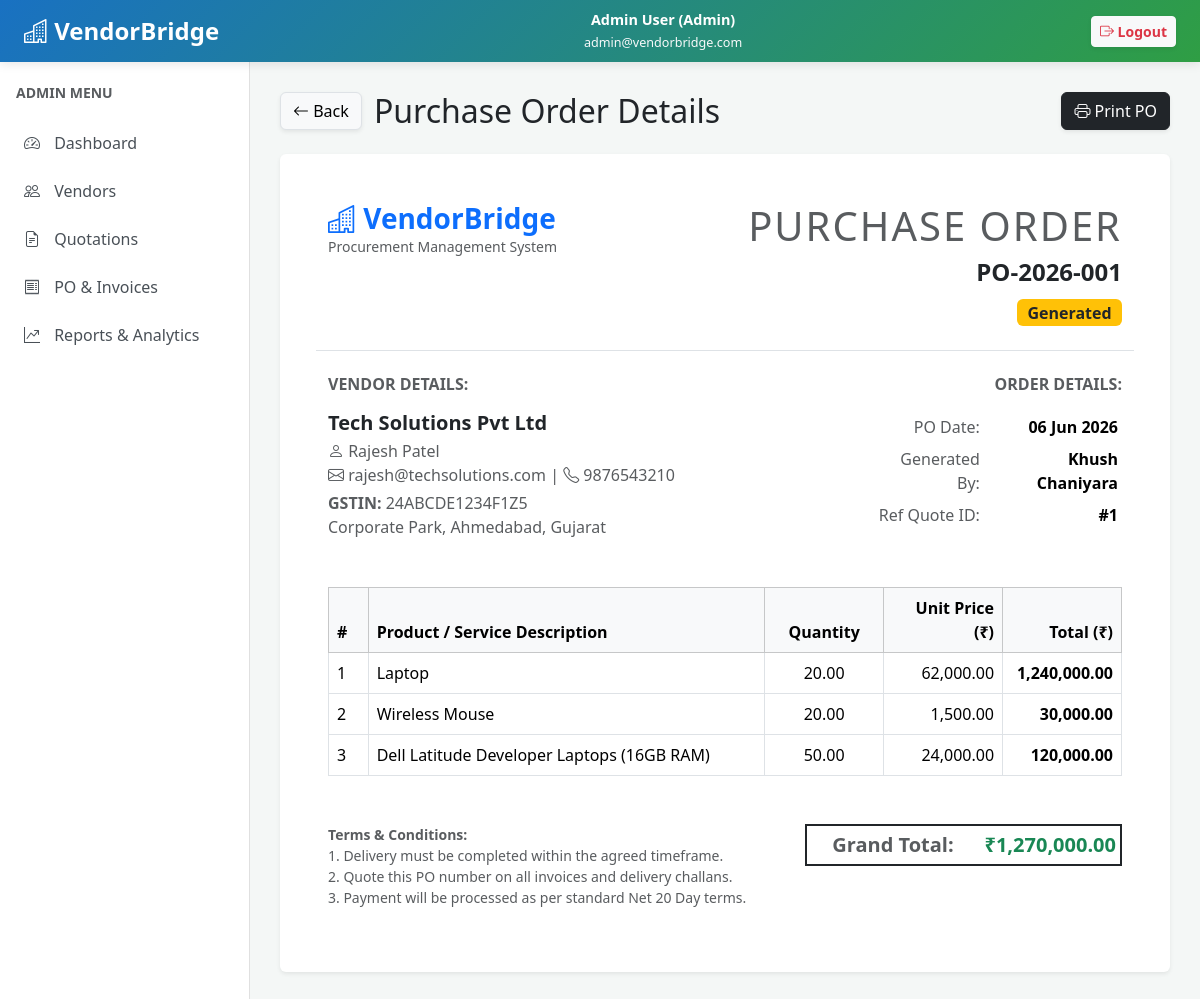
The page /admin/po_details.php?id=1 (signed in) on the database its author committed.
### tables this page shows
CREATE TABLE `purchase_orders` (
  `po_id` int(11) NOT NULL,
  `quotation_id` int(11) NOT NULL,
  `vendor_id` int(11) NOT NULL,
  `generated_by` int(11) NOT NULL,
  `po_number` varchar(50) NOT NULL,
  `po_date` date NOT NULL,
  `total_amount` decimal(15,2) NOT NULL,
  `status` varchar(20) DEFAULT 'Sent',
  `created_at` timestamp NOT NULL DEFAULT current_timestamp()
);

CREATE TABLE `vendors` (
  `vendor_id` int(11) NOT NULL,
  `category_id` int(11) NOT NULL,
  `company_name` varchar(200) NOT NULL,
  `gst_number` varchar(20) DEFAULT NULL,
  `contact_person` varchar(150) NOT NULL,
  `email` varchar(150) NOT NULL,
  `phone` varchar(20) NOT NULL,
  `address` text DEFAULT NULL,
  `city` varchar(100) DEFAULT NULL,
  `state` varchar(100) DEFAULT NULL,
  `country` varchar(100) DEFAULT 'India',
  `vendor_status` enum('Pending','Active','Inactive','Blacklisted') DEFAULT 'Pending',
  `registration_date` date DEFAULT NULL,
  `created_at` timestamp NOT NULL DEFAULT current_timestamp()
);

CREATE TABLE `users` (
  `user_id` int(11) NOT NULL,
  `role_id` int(11) NOT NULL,
  `first_name` varchar(100) NOT NULL,
  `last_name` varchar(100) NOT NULL,
  `email` varchar(150) NOT NULL,
  `password_hash` varchar(255) NOT NULL,
  `phone` varchar(20) DEFAULT NULL,
  `status` enum('Active','Inactive','Blocked') DEFAULT 'Active',
  `last_login` datetime DEFAULT NULL,
  `created_at` timestamp NOT NULL DEFAULT current_timestamp(),
  `updated_at` timestamp NOT NULL DEFAULT current_timestamp() ON UPDATE current_timestamp()
);

CREATE TABLE `purchase_order_items` (
  `po_item_id` int(11) NOT NULL,
  `po_id` int(11) NOT NULL,
  `product_name` varchar(255) NOT NULL,
  `quantity` decimal(12,2) NOT NULL,
  `unit_price` decimal(15,2) NOT NULL,
  `total_price` decimal(15,2) NOT NULL
);

### admin/po_details.php (the view, shortened to what this page needs)
<?php
include 'header.php';
$po_id = isset($_GET['id']) ? intval($_GET['id']) : 0;
$poQuery = "
    SELECT p.*, v.company_name, v.address, v.city, v.state, v.gst_number, v.contact_person, v.email, v.phone,
           u.first_name, u.last_name
    FROM purchase_orders p
    JOIN vendors v ON p.vendor_id = v.vendor_id
    JOIN users u ON p.generated_by = u.user_id
    WHERE p.po_id = $po_id
";
$poResult = mysqli_query($conn, $poQuery);
$po = mysqli_fetch_assoc($poResult);
$itemsQuery = "SELECT * FROM purchase_order_items WHERE po_id = $po_id";
$itemsResult = mysqli_query($conn, $itemsQuery);
$badgeClass = 'bg-secondary';
if (in_array($po['status'], ['Generated', 'Sent'])) $badgeClass = 'bg-warning text-dark';
?>
<div class="d-flex justify-content-between align-items-center mb-4">
    <div>
        <a href="dashboard.php" class="btn btn-light border shadow-sm me-2"><i class="bi bi-arrow-left"></i> Back</a>
        <h2 class="d-inline-block align-middle mb-0">Purchase Order Details</h2>
    </div>
    <div>
        <button onclick="window.print()" class="btn btn-dark shadow-sm"><i class="bi bi-printer"></i> Print PO</button>
    </div>
</div>
<div class="card shadow-sm border-0" id="print-area">
    <div class="card-body p-5">
        <div class="row border-bottom pb-4 mb-4">
            <div class="col-sm-6">
                <h3 class="fw-bold text-primary mb-0"><i class="bi bi-buildings"></i> VendorBridge</h3>
                <p class="text-muted small">Procurement Management System</p>
            </div>
            <div class="col-sm-6 text-end">
                <h1 class="text-uppercase text-muted" style="letter-spacing: 2px;">Purchase Order</h1>
                <h4 class="fw-bold text-dark"><?php echo htmlspecialchars($po['po_number']); ?></h4>
                <span class="badge <?php echo $badgeClass; ?> fs-6 mt-1"><?php echo htmlspecialchars($po['status']); ?></span>
            </div>
        </div>
        <div class="row mb-5">
            <div class="col-sm-6">
                <h6 class="text-muted text-uppercase fw-bold mb-3">Vendor Details:</h6>
                <h5 class="fw-bold mb-1"><?php echo htmlspecialchars($po['company_name']); ?></h5>
                <div class="text-muted">
                    <p class="mb-0"><i class="bi bi-person"></i> <?php echo htmlspecialchars($po['contact_person']); ?></p>
                    <p class="mb-0"><i class="bi bi-envelope"></i> <?php echo htmlspecialchars($po['email']); ?> | <i class="bi bi-telephone"></i> <?php echo htmlspecialchars($po['phone']); ?></p>
                    <p class="mb-0 mt-1"><strong>GSTIN:</strong> <?php echo htmlspecialchars($po['gst_number'] ?? 'N/A'); ?></p>
                    <p class="mb-0"><?php echo htmlspecialchars($po['address'] . ', ' . $po['city'] . ', ' . $po['state']); ?></p>
                </div>
            </div>
            <div class="col-sm-6 text-end">
                <h6 class="text-muted text-uppercase fw-bold mb-3">Order Details:</h6>
                <table class="table table-sm table-borderless text-end mb-0 float-end" style="width: 250px;">
                    <tr><td class="text-muted">PO Date:</td><td class="fw-bold"><?php echo date('d M Y', strtotime($po['po_date'])); ?></td></tr>
                    <tr><td class="text-muted">Generated By:</td><td class="fw-bold"><?php echo htmlspecialchars($po['first_name'] . ' ' . $po['last_name']); ?></td></tr>
                    <tr><td class="text-muted">Ref Quote ID:</td><td class="fw-bold">#<?php echo htmlspecialchars($po['quotation_id']); ?></td></tr>
                </table>
            </div>
        </div>
        <table class="table table-bordered mb-5">
            <thead class="table-light">
                <tr>
                    <th width="5%">#</th>
                    <th width="50%">Product / Service Description</th>
                    <th width="15%" class="text-center">Quantity</th>
                    <th width="15%" class="text-end">Unit Price (₹)</th>
                    <th width="15%" class="text-end">Total (₹)</th>
                </tr>
            </thead>
            <tbody>
                <?php
                $count = 1;
                if (mysqli_num_rows($itemsResult) > 0) {
                    while ($item = mysqli_fetch_assoc($itemsResult)) {
                ?>
                    <tr>
                        <td><?php echo $count++; ?></td>
                        <td><?php echo htmlspecialchars($item['product_name']); ?></td>
                        <td class="text-center"><?php echo number_format($item['quantity'], 2); ?></td>
                        <td class="text-end"><?php echo number_format($item['unit_price'], 2); ?></td>
                        <td class="text-end fw-bold"><?php echo number_format($item['total_price'], 2); ?></td>
                    </tr>
                <?php
                    }
                } ?>
            </tbody>
        </table>
        <div class="row">
            <div class="col-sm-7">
                <p class="text-muted small"><strong>Terms & Conditions:</strong><br>
                1. Delivery must be completed within the agreed timeframe.<br>
                2. Quote this PO number on all invoices and delivery challans.<br>
                3. Payment will be processed as per standard Net 20 Day terms.</p>
            </div>
            <div class="col-sm-5">
                <table class="table table-sm table-borderless text-end fs-5">
                    <tr class="border-top border-dark border-2">
                        <td class="text-muted fw-bold">Grand Total:</td>
                        <td class="fw-bold text-success">₹<?php echo number_format($po['total_amount'], 2); ?></td>
                    </tr>
                </table>
            </div>
        </div>
    </div>
</div>
<?php include 'footer.php'; ?>

### admin/header.php (style rules this page uses)
body { background-color: #f4f7f6; font-family: 'Segoe UI', Tahoma, Geneva, Verdana, sans-serif; }

### rows shown on the page
purchase_orders: po_number "PO-2026-001", status "Generated", vendor.company_name "Tech Solutions Pvt Ltd", vendor.contact_person "Rajesh Patel", vendor.email "rajesh@techsolutions.com", vendor.phone "9876543210", vendor.gst_number "24ABCDE1234F1Z5", vendor.state "Corporate Park, Ahmedabad, Gujarat", po_date "06 Jun 2026", generated_by.last_name "Khush Chaniyara", quotation "1", total_amount "1,270,000.00"
purchase_order_items: product_name "Laptop", quantity "20.00", unit_price "62,000.00", total_price "1,240,000.00"
purchase_order_items: product_name "Wireless Mouse", quantity "20.00", unit_price "1,500.00", total_price "30,000.00"
purchase_order_items: product_name "Dell Latitude Developer Laptops (16GB RAM)", quantity "50.00", unit_price "24,000.00", total_price "120,000.00"

### other values the page prints
$user_name "Admin User"
$user_email "admin@vendorbridge.com"
